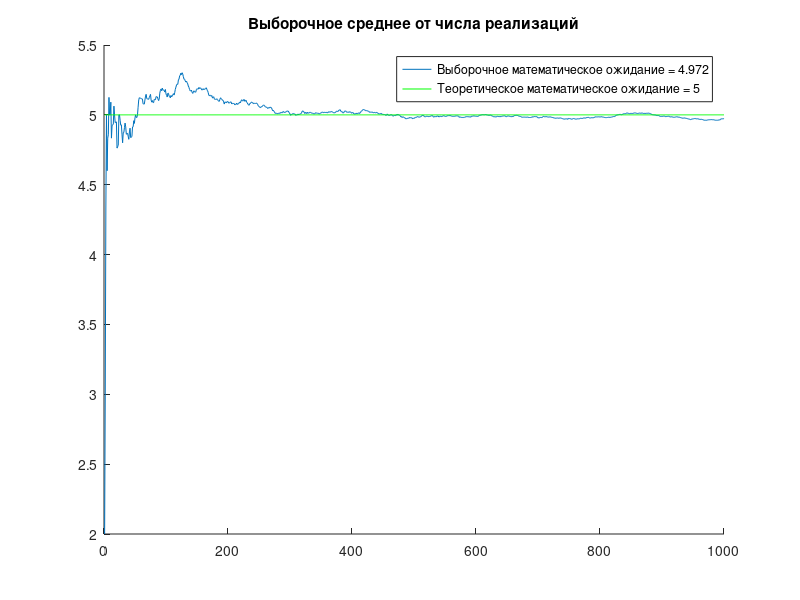

Write the MATLAB code that produced this figure.
%%% Вычисление выборочных характеристик гауссовской случайной величины (ГСВ)
clear all
close all

%% 1. Задание исходных данных
% Параметры генерации
n = 10; % число реализаций равномерной случайной величины для генерации одной реализации биномиальной СВ
p = 0.5; % вероятность положительного исхода в каждой реализации
N = 1000; % число реализаций

%% 2. Вычисление значений статистических характеристик ГСВ
m = n * p; % мат. ожидание

%% 3. Генерация реализаций случайной величины
% Генерация реализаций стандартной РСВ
alf = rand(n, N); % матрица из N столбцов по n элементов
% Генерация реализаций ГСВ
x = sum(alf<=p); % сумма по столбцам матрицы alf<=p

%% 4. Вычисление выборочных характеристик
M = mean(x); % выборочное среднее
D = var(x);  % выборочная дисперсия
% Вывод значений теоретических и выборочных характеристик
disp('Среднее значение (теоретическое)'); 
disp(m);
disp('Среднее значение (выборочное)');
disp(M);

ms = zeros(1, N);
for k = 1 :N
    ms(k) = mean(x(1 : k)); % среднее первых k реализаций
end

figure; hold on; % создание графического окна
plot(1 : N, ms); % отображение зависимости выборочных средних от числа реализаций СВ
plot(1 : N, m * ones(1, N), 'g'); % отображение значения мат. ожидания
title('Выборочное среднее от числа реализаций'); % заголовок
legend(['Выборочное математическое ожидание = ' num2str(M)], ...
       ['Теоретическое математическое ожидание = ' num2str(m)]); % легенда

